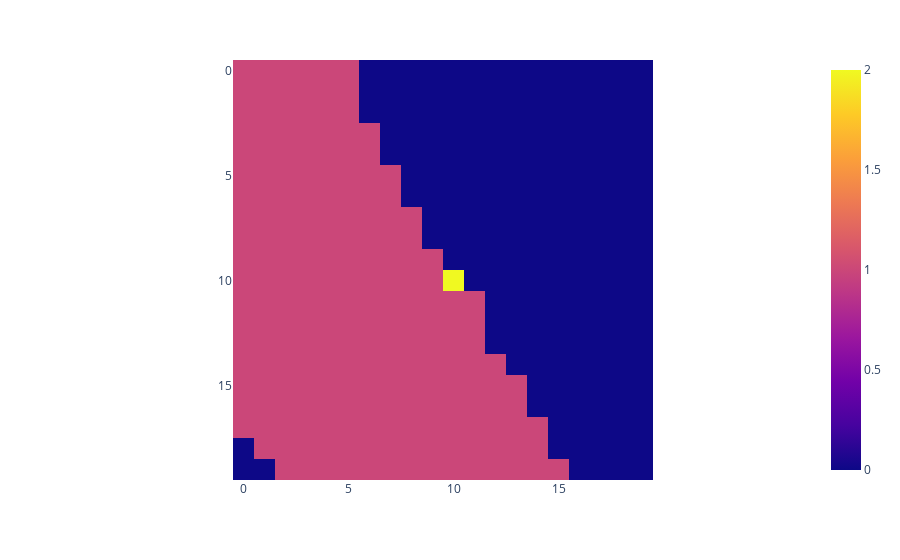

Here is the notebook cell this chart was saved with:
### Code cell
fig = px.imshow(cuts[10])
fig.show()

### Figure 1 — Plotly figure (JSON) as saved in the notebook; plotly's stock layout.template omitted (floating-point values rounded to 4 significant figures; data arrays with more than 128 entries replaced by an {"elided": "..."} marker saying what was removed)
{"data": [{"coloraxis": "coloraxis", "hovertemplate": "x: %{x}<br>y: %{y}<br>color: %{z}<extra></extra>", "name": "0", "type": "heatmap", "xaxis": "x", "yaxis": "y", "z": {"elided": "20x20 int values"}}], "layout": {"coloraxis": {"colorscale": [[0, "#0d0887"], [0.1111, "#46039f"], [0.2222, "#7201a8"], [0.3333, "#9c179e"], [0.4444, "#bd3786"], [0.5556, "#d8576b"], [0.6667, "#ed7953"], [0.7778, "#fb9f3a"], [0.8889, "#fdca26"], [1, "#f0f921"]]}, "margin": {"t": 60}, "xaxis": {"anchor": "y", "constrain": "domain", "domain": [0, 1], "scaleanchor": "y"}, "yaxis": {"anchor": "x", "autorange": "reversed", "constrain": "domain", "domain": [0, 1]}}}
